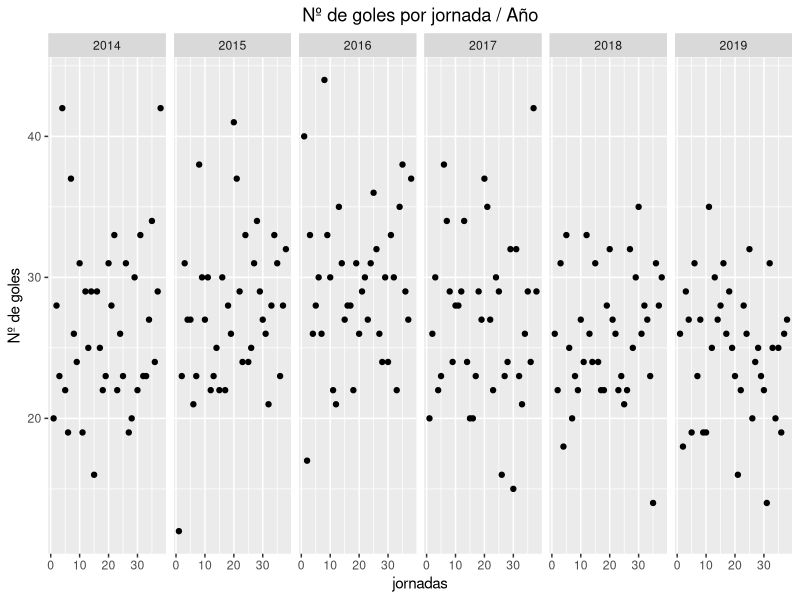
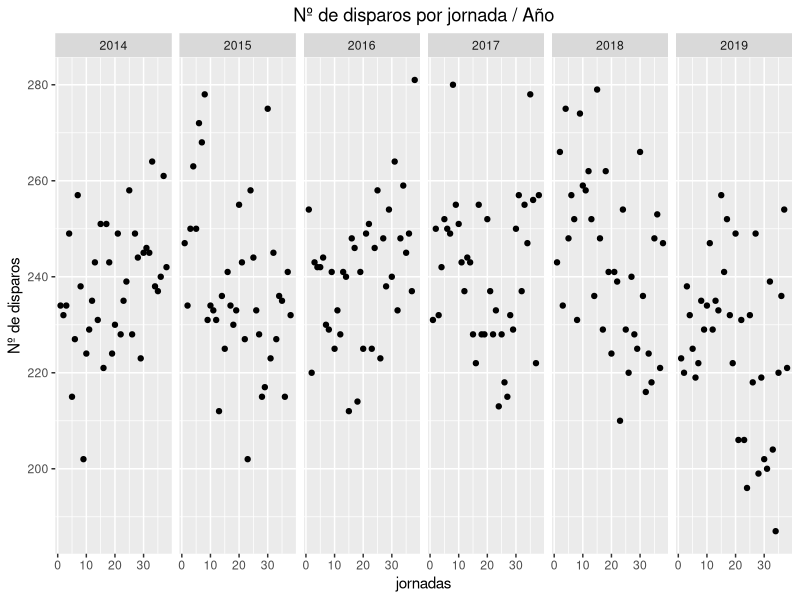
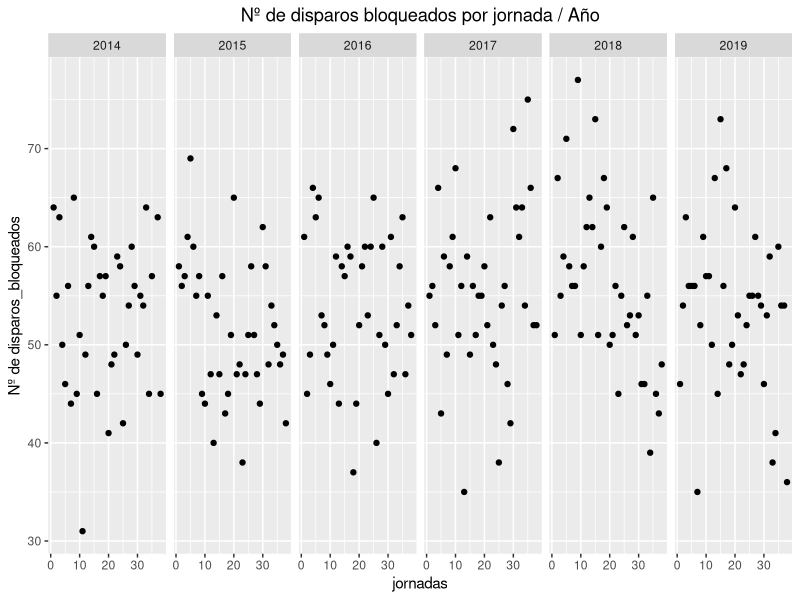
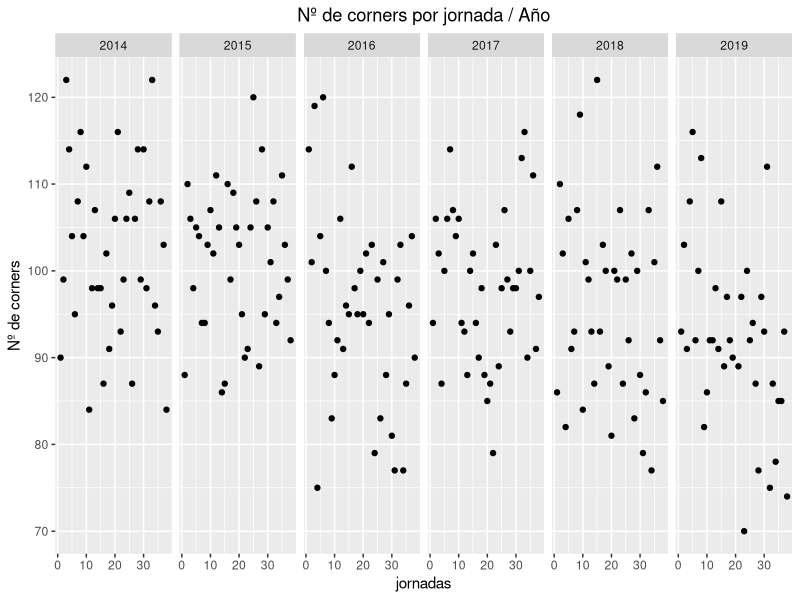
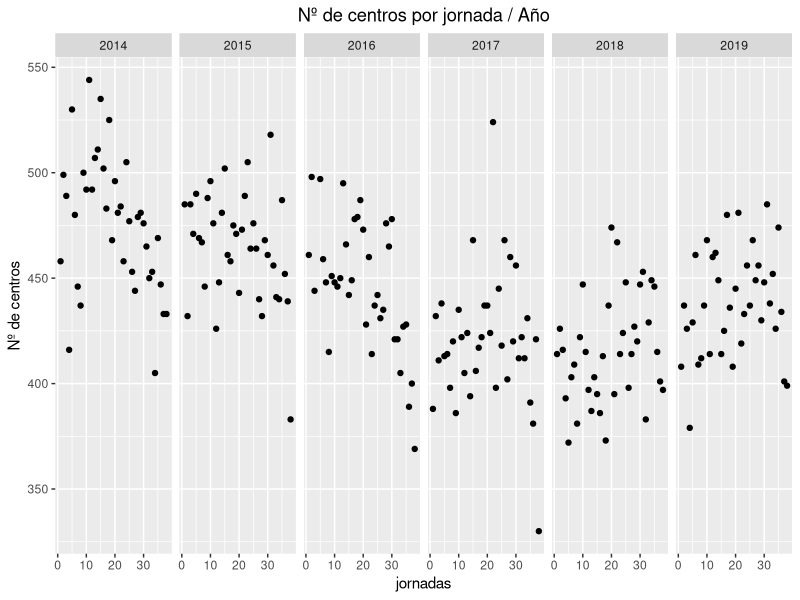
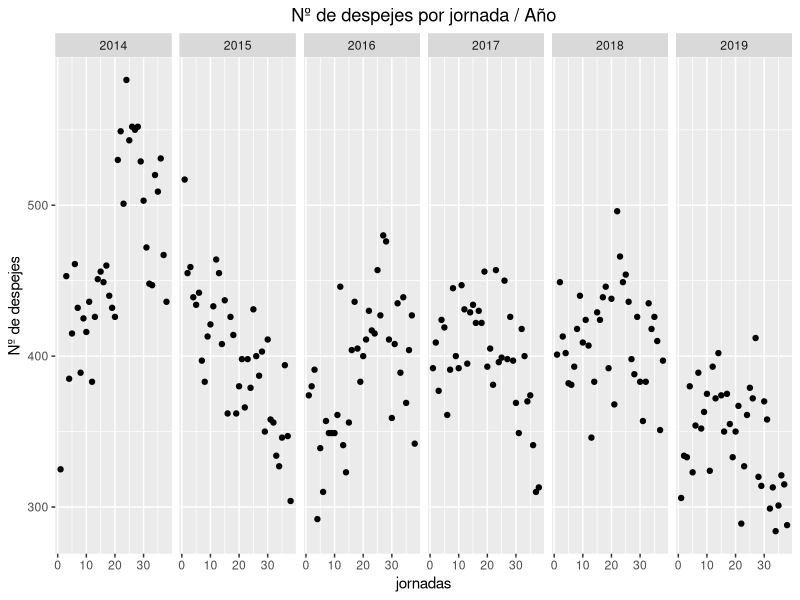
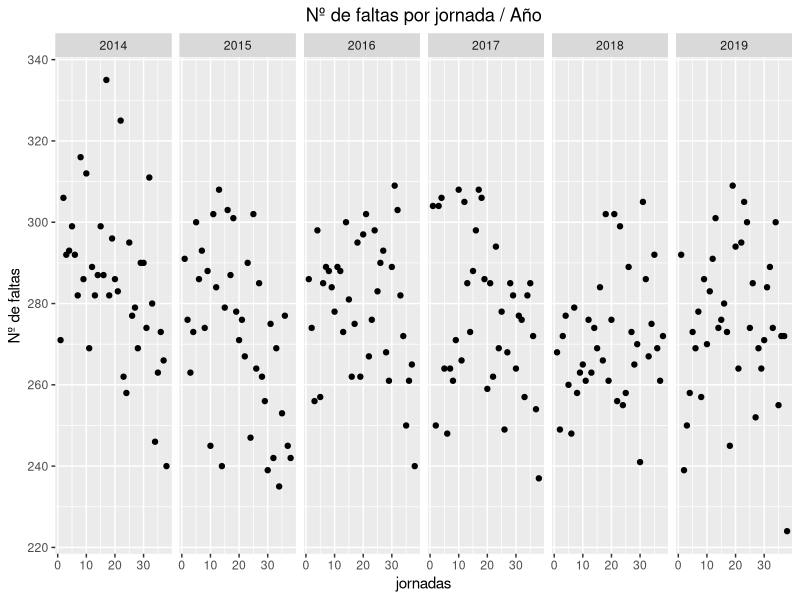
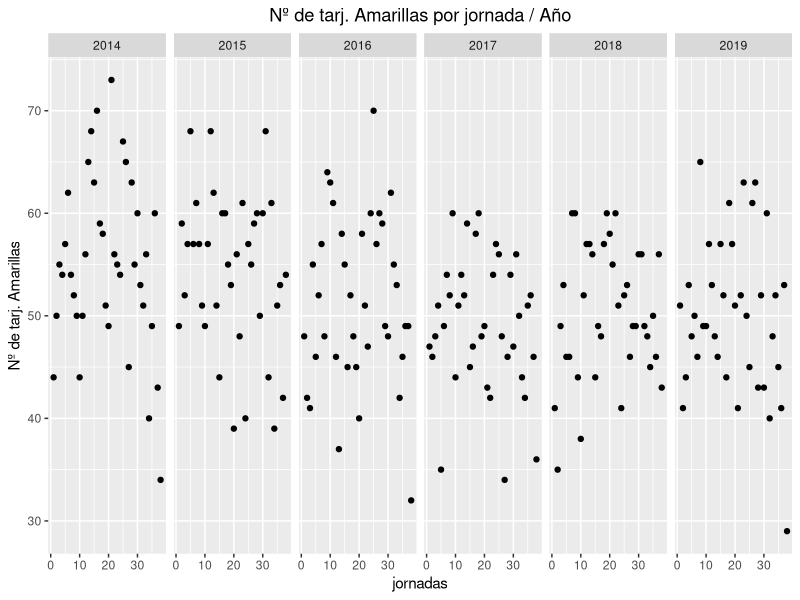

Write the R code that produced these figures, in order.
## ---- chunk 1
# Librerías
library(dplyr)
library(tidyr)
library(knitr)
library(readr)
library(ggplot2)
library(cowplot)

## ---- chunk 2
laliga <- read_csv("combined_data_laliga.csv")
## ---- chunk 3
# primeros estadisticos de clase
str(laliga)
## ---- chunk 4
summary(laliga) #medias y medianas son bastante similares, asi que se pueden analizar como normales
## ---- chunk 5
#Limpio los datos de las columnas quitando los espacios y cambiandolos por guiones, puesto que los espacios dan bastantes problemas a la hora de llamar a las variables
names(laliga) <- gsub(" ","_", names(laliga))
## ---- chunk 6
# Limpieza de variables que no nos interesan
laliga$Score <-  NULL
laliga$`Half_Time_Score` <- NULL
laliga$`Match_Excitement` <- NULL
laliga$`Home_Team_Rating` <- NULL
laliga$`Away_Team_Rating` <- NULL
laliga$`Home_Team_Goals_Conceeded` <- NULL
laliga$`Away_Team_Goals_Conceeded` <- NULL
## ---- chunk 7
# Añadimos la columna resultado (tipo quiniela)
laliga <- mutate(laliga, resultado = ifelse(Home_Team_Goals_Scored-Away_Team_Goals_Scored > 0, "1",
                                          ifelse(Home_Team_Goals_Scored-Away_Team_Goals_Scored < 0, "2", "x")))

# Añadimos la columna con los goles, tiros, tiros bloqueados, corners, centros, duelos aereos ganados, despejes, faltas, amarillas y rojas totales (por partido)
laliga <- mutate(laliga, goles = Home_Team_Goals_Scored + Away_Team_Goals_Scored)
laliga <- mutate(laliga, total_disparos = laliga$Home_Team_Total_Shots + laliga$Away_Team_Total_Shots)
laliga <- mutate(laliga, total_disparos_bloqueados = laliga$Home_Team_Blocked_Shots + laliga$Away_Team_Blocked_Shots)
laliga <- mutate(laliga, total_corners = laliga$Home_Team_Corners + laliga$Away_Team_Corners)
laliga <- mutate(laliga, total_centros = laliga$Home_Team_Throw_Ins + laliga$Away_Team_Throw_Ins)
laliga <- mutate(laliga, total_d_aereos = laliga$Home_Team_Aerials_Won + laliga$Away_Team_Aerials_Won)
laliga <- mutate(laliga, total_despejes = laliga$Home_Team_Clearances + laliga$Away_Team_Clearances)
laliga <- mutate(laliga, total_faltas = laliga$Home_Team_Fouls + laliga$Away_Team_Fouls)
laliga <- mutate(laliga, total_amarillas = laliga$Home_Team_Yellow_Cards + laliga$Away_Team_Yellow_Cards)
laliga <- mutate(laliga, total_rojas = laliga$Home_Team_Red_Cards + laliga$Away_Team_Red_Cards)


#Añadimos las columnas Home points y Away points
laliga <- mutate(laliga, Home_points = case_when(laliga$resultado == 1 ~ 3,
                                                 laliga$resultado == "x" ~ 1,
                                                 laliga$resultado == 2 ~ 0))
laliga <- mutate(laliga, Away_points = case_when(laliga$resultado == 1 ~ 0,
                                                 laliga$resultado == "x" ~ 1,
                                                 laliga$resultado == 2 ~ 3))
#añadimos una columna con la jornada
laliga <- mutate(laliga, jornada = ceiling(row_number() / 10)) %>%
        mutate(jornada = (jornada - 1) %% 38 + 1)
## ---- chunk 8
# Convertimos a categorias
laliga$Home_Team <- as.factor(laliga$Home_Team)
laliga$Away_Team <- as.factor(laliga$Away_Team)
laliga$resultado <- as.factor(laliga$resultado)
## ---- chunk 9
# Dividimos los datos en dos datasets (train y test)
test <- filter(laliga, year==2020)
train <- filter(laliga, year<2020)
#write.csv(test,"test/test_laliga.csv")
#write.csv(train,"train/train_laliga.csv")
## ---- chunk 10
# dataframes separados por resultado
Victorias_casa <- train %>% filter(resultado==1)
Derrotas_casa <- train %>% filter(resultado==2)
Empates <- train %>% filter(resultado=="x")
## ---- chunk 11
table(train$Home_Team) # de aqui sacamos los equipos que más partidos han jugado (más años en primera division)

#prop.table(table(train$Home_Team))
#table(train$Home_Team, train$Away_Team)

## ---- chunk 12
goles_year_jorn <- data_frame(train %>% group_by(year, jornada) %>% summarise( total_goles = sum(goles)))
tiros_year_jorn <- data_frame(train %>% group_by(year, jornada) %>% summarise( total_tiros = sum(total_disparos)))
tiros_block_year_jorn <- data_frame(train %>% group_by(year, jornada) %>% summarise( total_tiros_bloqueados = sum(total_disparos_bloqueados)))
corners_year_jorn <- data_frame(train %>% group_by(year, jornada) %>% summarise( total_corners = sum(total_corners)))
centros_year_jorn <- data_frame(train %>% group_by(year, jornada) %>% summarise( total_centros = sum(total_centros)))
d_aer_year_jorn <- data_frame(train %>% group_by(year, jornada) %>% summarise( total_d_aer = sum(total_d_aereos)))
t_despj_year_jorn <- data_frame(train %>% group_by(year, jornada) %>% summarise( total_despejes = sum(total_despejes)))
faltas_year_jorn <- data_frame(train %>% group_by(year, jornada) %>% summarise( total_faltas = sum(total_faltas)))
amarll_year_jorn <- data_frame(train %>% group_by(year, jornada) %>% summarise( total_amarillas = sum(total_amarillas)))
rojas_year_jorn <- data_frame(train %>% group_by(year, jornada) %>% summarise( total_rojas = sum(total_rojas)))

## ---- chunk 13

ggplot(goles_year_jorn,  aes(x = jornada, y = total_goles)) + geom_point() + facet_grid(~year) + labs(x = "jornadas", y = "Nº de goles", title = "Nº de goles por jornada / Año") + theme(plot.title = element_text(hjust = 0.5)) + xlim(1,38)

ggplot(tiros_year_jorn,  aes(x = jornada, y = total_tiros)) + geom_point() + facet_grid(~year) + labs(x = "jornadas", y = "Nº de disparos", title = "Nº de disparos por jornada / Año") + theme(plot.title = element_text(hjust = 0.5))

ggplot(tiros_block_year_jorn,  aes(x = jornada, y = total_tiros_bloqueados)) + geom_point() + facet_grid(~year) + labs(x = "jornadas", y = "Nº de disparos_bloqueados", title = "Nº de disparos bloqueados por jornada / Año") + theme(plot.title = element_text(hjust = 0.5))

ggplot(corners_year_jorn,  aes(x = jornada, y = total_corners)) + geom_point() + facet_grid(~year) + labs(x = "jornadas", y = "Nº de corners", title = "Nº de corners por jornada / Año") + theme(plot.title = element_text(hjust = 0.5))

ggplot(centros_year_jorn,  aes(x = jornada, y = total_centros)) + geom_point() + facet_grid(~year) + labs(x = "jornadas", y = "Nº de centros", title = "Nº de centros por jornada / Año") + theme(plot.title = element_text(hjust = 0.5))

ggplot(t_despj_year_jorn,  aes(x = jornada, y = total_despejes)) + geom_point() + facet_grid(~year) + labs(x = "jornadas", y = "Nº de despejes", title = "Nº de despejes por jornada / Año") + theme(plot.title = element_text(hjust = 0.5))

ggplot(faltas_year_jorn,  aes(x = jornada, y = total_faltas)) + geom_point() + facet_grid(~year) + labs(x = "jornadas", y = "Nº de faltas", title = "Nº de faltas por jornada / Año") + theme(plot.title = element_text(hjust = 0.5))

ggplot(amarll_year_jorn,  aes(x = jornada, y = total_amarillas)) + geom_point() + facet_grid(~year) + labs(x = "jornadas", y = "Nº de tarj. Amarillas", title = "Nº de tarj. Amarillas por jornada / Año") + theme(plot.title = element_text(hjust = 0.5))

ggplot(rojas_year_jorn,  aes(x = jornada, y = total_rojas)) + geom_point() + facet_grid(~year) + labs(x = "jornadas", y = "Nº de tarj. Rojas", title = "Nº de tarj. Rojas por jornada / Año") + theme(plot.title = element_text(hjust = 0.5))

## ---- chunk 14
ggplot(train,aes(x=resultado, color = train$resultado, fill = train$resultado)) + geom_bar() + labs(x = "Resultado", y = "Nº de resultados", title = "Nº de victorias Local / Visitante / Empate") + theme(plot.title = element_text(hjust = 0.5))
# se ve que jugar en casa es un factor importante para ganar (aprox. la mitad de partidos los gana el de casa)
## ---- chunk 15
kable(train %>% group_by(resultado) %>% summarise(total_resultados = length(resultado)), "pipe", align = "cc")
## ---- chunk 16
#Porcentaje de victorias caseras(TRUE)
prop.table(table(train$Home_Team_Goals_Scored > train$Away_Team_Goals_Scored))
## ---- chunk 17
#Porcentaje de empates
prop.table(table(train$Home_Team_Goals_Scored == train$Away_Team_Goals_Scored))
## ---- chunk 18
#Porcentaje de derrotas caseras
prop.table(table(train$Home_Team_Goals_Scored < train$Away_Team_Goals_Scored))
## ---- chunk 19
ggplot(train,aes(resultado ,goles)) +
  geom_bar(position = "dodge", stat = "summary", fun = "mean",
           color = 'black', fill = 'green') +
  labs(title="Media de goles por partido", x="resultado", y="goles") +
  theme(plot.title=element_text(hjust = 0.5))

# en los partidos con victorias locales hay más goles de media que en los que gana el visitante (y bastante más que en los que hay empate). Por tanto, un partido con más goles es más probable que no acabe en empate.
## ---- chunk 20
ggplot(train,aes(resultado ,Home_Team_Goals_Scored)) +
  geom_bar(position = "dodge", stat = "summary", fun = "mean",
           color = 'black', fill = 'green') +
  labs(title="media de goles EQ. LOCAL por partido", x="resultado", y="goles local") +
  theme(plot.title=element_text(hjust = 0.5))

# Cuando el equipo local gana, mayor es su media de goles. Es decir, a mas goles, mas victorias (obvio pero habia que comprobarlo)
## ---- chunk 21
ggplot(train,aes(resultado ,Away_Team_Goals_Scored)) +
  geom_bar(position = "dodge", stat = "summary", fun = "mean",
           color = 'black', fill = 'green') +
  labs(title="media de goles EQ. VISITANTE por partido", x="resultado", y="goles visitante") +
  theme(plot.title=element_text(hjust = 0.5))

# Cuando el equipo local pierde, mayor es la media de goles del visitante. Es decir, a mas goles encajados, mas derrotas (obvio pero habia que comprobarlo)
## ---- chunk 22
#Media de goles por partido
sum(train$Home_Team_Goals_Scored, train$Away_Team_Goals_Scored)/nrow(train)
## ---- chunk 23
#Media de goles por partido con victoria local
sum(Victorias_casa$Home_Team_Goals_Scored,Victorias_casa$Away_Team_Goals_Scored)/nrow(Victorias_casa)
## ---- chunk 24
#Media de goles por partido con victoria visitante
sum(Derrotas_casa$Home_Team_Goals_Scored,Derrotas_casa$Away_Team_Goals_Scored)/nrow(Derrotas_casa)
## ---- chunk 25
#Media de goles por partido con empate
sum(Empates$Home_Team_Goals_Scored,Empates$Away_Team_Goals_Scored)/nrow(Empates)
## ---- chunk 26
ggplot(train,aes(resultado , total_disparos)) +
  geom_bar(position = "dodge", stat = "summary", fun = "mean",
           color = 'black', fill = 'pink') +
  labs(title="Media de disparos por partido", x="resultado", y="disparos") +
  theme(plot.title=element_text(hjust = 0.5))

# en los partidos el numero total de disparos está bastante igualado con independencia de la victoria, derrota o empate.
## ---- chunk 27
ggplot(train,aes(resultado ,Home_Team_Total_Shots)) +
  geom_bar(position = "dodge", stat = "summary", fun = "mean",
           color = 'black', fill = 'pink') +
  labs(title="media de tiros EQ. LOCAL por partido", x="resultado", y="tiros local") +
  theme(plot.title=element_text(hjust = 0.5))

# El número de tiros no influye mucho en el resultado (gane, pierda o empate suelen ser similares)
## ---- chunk 28
ggplot(train,aes(resultado ,Home_Team_On_Target_Shots)) +
  geom_bar(position = "dodge", stat = "summary", fun = "mean",
           color = 'black', fill = 'pink') +
  labs(title="media de tiros a puerta EQ. LOCAL por partido", x="resultado", y="tiros a puerta local") +
  theme(plot.title=element_text(hjust = 0.5))

# Sin embargo el número de tiros a puerta si influye (cuantos más tiros a puerta, más cerca de la victoria)
## ---- chunk 29
ggplot(train,aes(resultado ,Away_Team_Total_Shots)) +
  geom_bar(position = "dodge", stat = "summary", fun = "mean",
           color = 'black', fill = 'pink') +
  labs(title="media de tiros EQ. VISITANTE por partido", x="resultado", y="tiros local") +
  theme(plot.title=element_text(hjust = 0.5))

# Igual que para el equipo local, el número de tiros no influye mucho en el resultado (gane, pierda o empate suelen ser similares)
## ---- chunk 30
ggplot(train,aes(resultado ,Away_Team_On_Target_Shots)) +
  geom_bar(position = "dodge", stat = "summary", fun = "mean",
           color = 'black', fill = 'pink') +
  labs(title="media de tiros a puerta EQ. VISITANTE por partido", x="resultado", y="tiros a puerta local") +
  theme(plot.title=element_text(hjust = 0.5))

# Sin embargo  volvemos a ver que el número de tiros a puerta si influye (cuantos más tiros a puerta, más cerca de la victoria)
## ---- chunk 31
#Media de disparos por partido
sum(train$Home_Team_Total_Shots, train$Away_Team_Total_Shots)/nrow(train)
#Media de disparos a puerta partido
sum(train$Home_Team_On_Target_Shots, train$Away_Team_On_Target_Shots)/nrow(train)
#Media de disparos bloqueados
sum(train$Home_Team_Blocked_Shots, train$Away_Team_Blocked_Shots)/nrow(train)
## ---- chunk 32
ggplot(train,aes(resultado ,`Home_Team_Possession_%`)) +
  geom_bar(position = "dodge", stat = "summary", fun = "mean",
           color = 'black', fill = 'orange') +
  labs(title="Gráfica Pep", x="resultado", y="posesion local") +
  theme(plot.title=element_text(hjust = 0.5))

# No parece influir mucho la posesión
## ---- chunk 33
ggplot(train,aes(resultado ,`Away_Team_Possession_%`)) +
  geom_bar(position = "dodge", stat = "summary", fun = "mean",
           color = 'black', fill = 'orange') +
  labs(title="Gráfica Pep", x="resultado", y="posesion visitante") +
  theme(plot.title=element_text(hjust = 0.5))

# El equipo local suele tener más posesion (>50%) independientemente del resultado
## ---- chunk 34
ggplot(train,aes(resultado ,total_disparos_bloqueados)) +
  geom_bar(position = "dodge", stat = "summary", fun = "mean",
           color = 'black', fill = "grey") +
  labs(title="Media de tiros bloqueados por partido", x="resultado", y="tiros bloqueados") +
  theme(plot.title=element_text(hjust = 0.5))

# El numero de disparos bloqueados no parece un factor determinante en la victoria
## ---- chunk 35
ggplot(train,aes(resultado ,total_d_aereos)) +
  geom_bar(position = "dodge", stat = "summary", fun = "mean",
           color = 'black', fill = "brown") +
  labs(title="Media de duelos aereos por partido", x="resultado", y="duelos aereos") +
  theme(plot.title=element_text(hjust = 0.5))

# El numero de duelos aereos no parece un factor determinante en la victoria
## ---- chunk 36
ggplot(train,aes(resultado ,total_corners)) +
  geom_bar(position = "dodge", stat = "summary", fun = "mean",
           color = 'black', fill = 'blue') +
  labs(title="Media de corners por partido", x="resultado", y="corners") +
  theme(plot.title=element_text(hjust = 0.5))

# El numero de corners no parece un factor determinante en la victoria se puede observar como con independencia del ganadar el numero de corners está muy repartido
## ---- chunk 37
ggplot(train,aes(resultado ,total_centros)) +
  geom_bar(position = "dodge", stat = "summary", fun = "mean",
           color = 'black', fill = 'lightblue') +
  labs(title="Media de centros por partido", x="resultado", y="centros") +
  theme(plot.title=element_text(hjust = 0.5))

# El numero de centros no parece un factor determinante en la victoria se puede observar como con independencia del ganadar el numero de centros está muy repartido
## ---- chunk 38
ggplot(train,aes(resultado ,total_despejes)) +
  geom_bar(position = "dodge", stat = "summary", fun = "mean",
           color = 'black', fill = 'lightgreen') +
  labs(title="Media de despejes por partido", x="resultado", y="despejes") +
  theme(plot.title=element_text(hjust = 0.5))

# El numero de despejes no parece un factor determinante en la victoria incluso parece que a mayor número de despejes medios el partido parece más probable que acabe en empate
## ---- chunk 39
ggplot(train,aes(resultado ,total_faltas)) +
  geom_bar(position = "dodge", stat = "summary", fun = "mean",
           color = 'black', fill = 'lightyellow') +
  labs(title="Media de faltas por partido", x="resultado", y="faltas") +
  theme(plot.title=element_text(hjust = 0.5))

# El numero de faltas no parece un factor determinante.
## ---- chunk 40
ggplot(train,aes(resultado ,total_amarillas)) +
  geom_bar(position = "dodge", stat = "summary", fun = "mean",
           color = 'black', fill = 'yellow') +
  labs(title="Media de amarillas por partido", x="resultado", y="amarillas") +
  theme(plot.title=element_text(hjust = 0.5))

# El numero de tarjetas amarillas no parece un factor determinante.
## ---- chunk 41
ggplot(train,aes(resultado ,total_rojas)) +
  geom_bar(position = "dodge", stat = "summary", fun = "mean",
           color = 'black', fill = 'red') +
  labs(title="Media de rojas por partido", x="resultado", y="rojas") +
  theme(plot.title=element_text(hjust = 0.5))

# El numero de tarjetas rojas no parece un factor determinante.
## ---- chunk 42
#Puntos promedio por partido por equipo
puntos_promedio_casa <- aggregate((Home_points) ~ Home_Team, data = train, mean)

puntos_promedio_fuera <- aggregate(Away_points ~ Away_Team, data = train, mean)

puntos_promedio <- data.frame(puntos_promedio_casa$Home_Team, (puntos_promedio_casa$`(Home_points)` + puntos_promedio_fuera$Away_points)/2)
names(puntos_promedio) <- c("Equipo", "Puntos_por_partido")
puntos_promedio
## ---- chunk 43
#Esta seria la clasificacion con la media de puntos por partido por equipo
clasificacion_media <- arrange(puntos_promedio,desc(Puntos_por_partido))
clasificacion_media
## ---- chunk 44
aggregate(Home_Team_Goals_Scored ~ Home_Team, data = train, FUN = mean) -> goles_home_team
goles_home_team

aggregate(Away_Team_Goals_Scored ~ Away_Team, data = train, FUN = mean) -> goles_Away_team
goles_Away_team

goles_por_equipo <- data.frame(goles_home_team$Home_Team,(goles_Away_team$Away_Team_Goals_Scored + goles_home_team$Home_Team_Goals_Scored)/2)
names(goles_por_equipo) <- c("equipo", "goles")
goles_por_equipo
## ---- chunk 45
#No he sido capaz de poner encima una grafica de densidad con los puntos de cada equipo 
ggplot(goles_por_equipo, aes(x = equipo, y = goles)) +
  geom_bar(position = "dodge", stat = "summary", fill = "darkred") +
  labs(title = "Comparación goles y puntos") +
  theme(plot.title = element_text(hjust = 0.5), axis.text.x = element_text(angle = 90))
## ---- chunk 46
#Porcentaje medio de posesión por equipo en casa
tapply(train$`Home_Team_Possession_%`,train$`Home_Team`,mean)
## ---- chunk 47
#Porcentaje medio de posesión por equipo fuera de casa
tapply(train$`Away_Team_Possession_%`,train$`Away_Team`,mean)
## ---- chunk 48
summary(Empates$`Home_Team_Possession_%`)
summary(Victorias_casa$`Home_Team_Possession_%`)
summary(Derrotas_casa$`Home_Team_Possession_%`)
#Con estos datos tan similares sacamos en conclusión que la posesión no ha influido mucho en las victorias(pobre Pep)
## ---- chunk 49
ggplot(train,aes(Home_Team ,Home_Team_Goals_Scored)) +
  geom_bar(position = "dodge", stat = "summary", fun = "mean",
           color = 'black', fill = 'red') +
  labs(title="media de goles de cada equipo como local", x="equipos", y="goles por partido") +
  theme(plot.title=element_text(hjust = 0.5), axis.text = element_text(angle = 90, color = "darkblue"))

# media de goles por partido de cada equipo en su casa
## ---- chunk 50
ggplot(train,aes(Away_Team ,Away_Team_Goals_Scored)) +
  geom_bar(position = "dodge", stat = "summary", fun = "mean",
           color = 'black', fill = 'red') +
  labs(title="media de goles de cada equipo como visitante", x="equipos", y="goles por partido") +
  theme(plot.title=element_text(hjust = 0.5), axis.text = element_text(angle = 90, color = "darkblue"))

# Los equipos que más goles meten por partido, son los que más temporadas han estado en primera
## ---- chunk 51
# Correlación de algunas variables
pairs(train %>%
        select(Home_Team_Goals_Scored, Home_Team_On_Target_Shots, Home_Team_Total_Shots, `Home_Team_Possession_%`, `Home_Team_Pass_Success_%`, Home_Team_Corners, Home_Team_Throw_Ins, Home_Team_Fouls, Home_Team_Aerials_Won), pch = 21, bg = "black", col = "red")
## ---- chunk 52
hist(train$Home_Team_Goals_Scored,breaks=15, main = "Histograma de goles en casa", 
     xlab = "goles")
## ---- chunk 53
hist(train$Away_Team_Goals_Scored,breaks=15, main = "Histograma de goles fuera", 
     xlab = "goles")
# Se marcan más goles en casa que fuera
## ---- chunk 54
lm_fit <- lm(Home_Team_Goals_Scored~.-Home_Team, data=train)
summary(lm_fit)

#regfit_fwd <- leaps::regsubsets(Home_Team_Goals_Scored~., train, method="forward")
#for (metric in c("r2", "adjr2", "Cp", "bic")){plot(regfit_fwd, scale=metric)}
## ---- chunk 55
prop.table(table(Victorias_casa$Home_Team_Total_Shots > Victorias_casa$Away_Team_Total_Shots))
#En un 30% de las victorias de casa el equipo de casa tiró menos tiros que el de fuera
## ---- chunk 56
prop.table(table(Victorias_casa$Home_Team_Blocked_Shots > Victorias_casa$Away_Team_Blocked_Shots))
#Los tiros bloqueados no influyen mucho en el resultado del partido
## ---- chunk 57
prop.table(table(Derrotas_casa$Home_Team_Blocked_Shots > Derrotas_casa$Away_Team_Blocked_Shots))
#En las derrotas si vemos que el 43% de las veces bloquearon menos 
## ---- chunk 58

lm_goles <- lm(goles~., data = train)
summary(lm_goles)

## ---- chunk 59

lm_disparos <- lm(total_disparos~., data = train)
summary(lm_disparos)

## ---- chunk 60

lm_disparos_bloqueados <- lm(total_disparos_bloqueados~., data = train)
summary(lm_disparos_bloqueados)

## ---- chunk 61

lm_corners <- lm(total_corners~., data = train)
summary(lm_corners)

## ---- chunk 62

lm_centros <- lm(total_centros~., data = train)
summary(lm_centros)

## ---- chunk 63

lm_d_aereos <- lm(total_d_aereos~., data = train)
summary(lm_d_aereos)

## ---- chunk 64

lm_despejes <- lm(total_despejes~., data = train)
summary(lm_despejes)

## ---- chunk 65

lm_faltas <- lm(total_faltas~., data = train)
summary(lm_faltas)

## ---- chunk 66

lm_amarillas <- lm(total_amarillas~., data = train)
summary(lm_amarillas)

## ---- chunk 67

lm_rojas <- lm(total_rojas~., data = train)
summary(lm_rojas)

